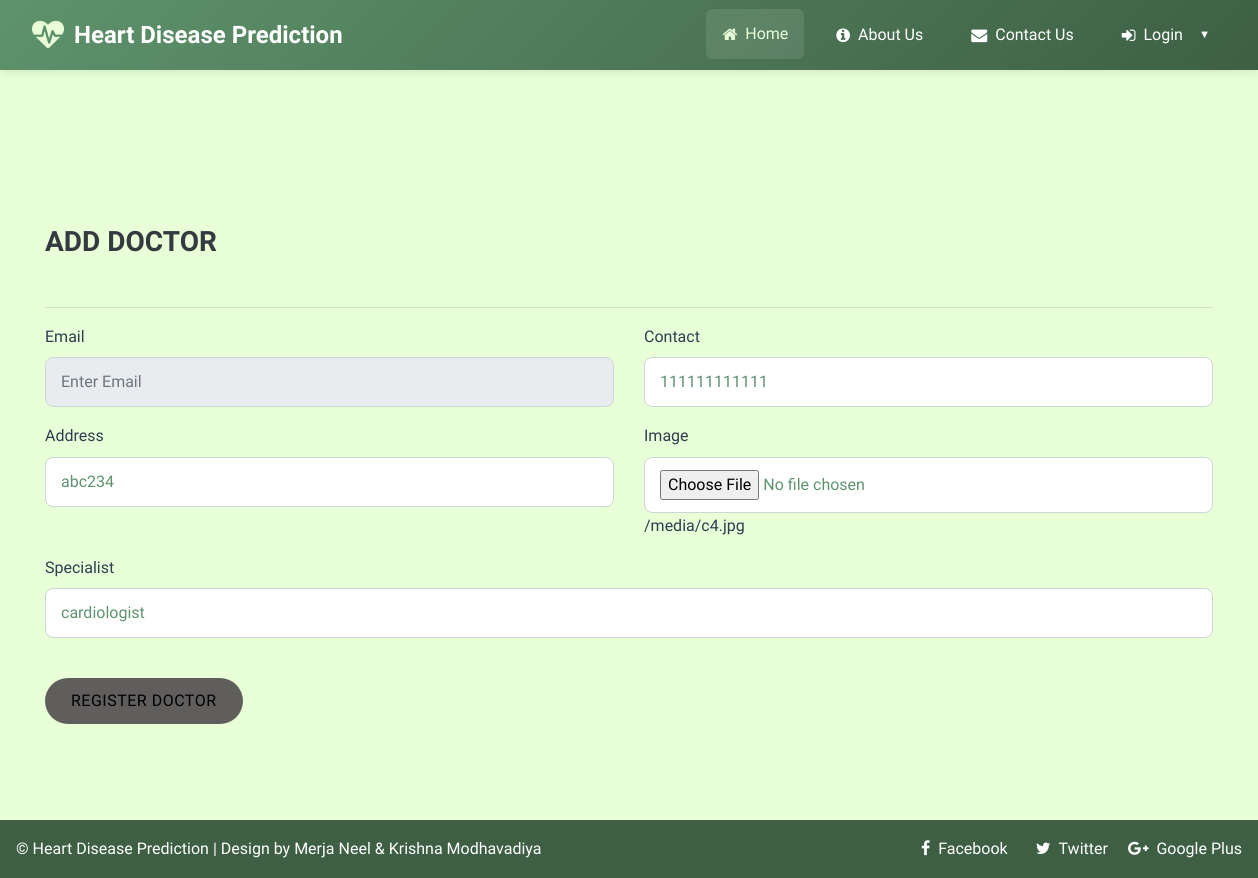
Screenshot of /change_doctor/3/ (signed in) with the database file from the repository.
### health/models.py (models this page shows, shortened)
class Doctor(models.Model):
    status = models.IntegerField(DOCTOR_STATUS, null=True)
    user = models.ForeignKey(User, on_delete=models.CASCADE, null=True)
    contact = models.CharField(max_length=100, null=True)
    address = models.CharField(max_length=100, null=True)
    category = models.CharField(max_length=100, null=True)
    doj = models.DateField(null=True)
    dob = models.DateField(null=True)
    image = models.FileField(null=True)

### health/views.py (the view, shortened to what this page needs)
# urls.py: path('change_doctor/<int:pid>/', add_doctor,name="change_doctor"),
@login_required(login_url="login")
def add_doctor(request,pid=None):
    doctor = None
    if pid:
        doctor = Doctor.objects.get(id=pid)
    d = {"doctor": doctor}
    return render(request, 'add_doctor.html', d)

### health/templates/add_doctor.html (shortened to what this page needs)
{% extends 'index.html' %}
{% load static %}
{% block body %}
	<section class="logins py-5">
		<div class="container py-xl-5 py-lg-3">
			<div class="title-section mb-md-5 mb-4">
				<h6 class="w3ls-title-sub"></h6><br><br>
				<h3 class="w3ls-title text-uppercase text-dark font-weight-bold">Add Doctor</h3>
			</div><hr/>
			<div class="login px-sm-12" style="width:100%">
				<form action="{% if doctor %}/change_doctor/{{doctor.id}}/{% else %}/add_doctor{% endif %}" method="post" enctype="multipart/form-data">
					<div class="form-group row">
						<div class="col-md-6">
						<label>Email</label>
						<input type="email" class="form-control" name="email" placeholder="Enter Email" required="" value="{{doctor.user.email}}" {% if doctor %}readonly{% endif %}>
						</div>
						<div class="col-md-6">
						<label>Contact</label>
						<input type="text" class="form-control" name="contact" placeholder="Enter Contact" required="" value="{{doctor.contact}}">
						</div>
					</div>
					<div class="form-group row">
						<div class="col-md-6">
						<label class="mb-2">Address</label>
						<input type="text" class="form-control" name="address" id="password1" placeholder="Enter Address" required="" value="{{doctor.address}}">
						</div>
						<div class="col-md-6">
						<label>Image</label>
						<input type="file" class="form-control" name="image">
						{% if doctor %}<span>{{doctor.image.url}}</span>{% endif %}
						</div>
					</div>
					<div class="form-group row">
						<div class="col-md-12">
						<label>Specialist</label>
							<input class="form-control" name="category" placeholder="Specialist" value="{{doctor.category}}">
						</div>
					</div>
					<button type="submit" class="btn submit mt-4" style="background-color: #605d5d;">Register Doctor</button>
				</form>
			</div>
		</div>
	</section>
{% endblock %}

### health/static/css/style.css (style rules this page uses)
:root { --primary-color: #3E5F44; --primary-hover: #2d4530; --secondary-color: #93DA97; --accent-color: #5E936C; --text-light: #ffffff; --text-dark: #2c3e50; --bg-light: #f8f9fa; --transition: all 0.3s cubic-bezier(0.25, 0.8, 0.25, 1); --box-shadow: 0 4px 6px rgba(0, 0, 0, 0.1); --box-shadow-hover: 0 8px 15px rgba(0, 0, 0, 0.15); }
* { margin: 0; padding: 0; box-sizing: border-box; }
body { font-family: 'Mukta', sans-serif; line-height: 1.6; color: var(--text-dark); background-color: #f5f7fa; overflow-x: hidden; }
html { scroll-behavior: smooth; }
.btn { padding: 10px 25px; border-radius: 30px; font-weight: 500; letter-spacing: 0.5px; text-transform: uppercase; transition: var(--transition); position: relative; overflow: hidden; z-index: 1; text-decoration: none; display: inline-flex; align-items: center; gap: 0.5rem; }
.btn::before { content: ''; position: absolute; top: 0; left: 0; width: 0; height: 100%; background-color: rgba(255, 255, 255, 0.1); transition: width 0.3s ease; z-index: -1; }
.form-control, .form-select { background-color: #ffffff; border: 1px solid #ced4da; color: #5E936C; border-radius: 8px; padding: 12px 15px; transition: var(--transition); }
.container { max-width: 1200px; margin: 0 auto; padding: 0 1rem; }
.mb-2 { margin-bottom: 20px; }

### health/templates/index.html (style rules this page uses)
:root { --primary-color: #3E5F44; --primary-hover: #2d4530; --secondary-color: #93DA97; --accent-color: #5E936C; --text-light: #ffffff; --text-dark: #2c3e50; --bg-light: #f8f9fa; --transition: all 0.3s cubic-bezier(0.25, 0.8, 0.25, 1); --box-shadow: 0 4px 6px rgba(0, 0, 0, 0.1); --box-shadow-hover: 0 8px 15px rgba(0, 0, 0, 0.15); }
:root { --primary-color: #5E936C; --primary-hover: #3E5F44; --secondary-color: #E8FFD7; --accent-color: #93DA97; --text-color: #2c3e50; --bg-light: #E8FFD7; --card-bg: #ffffff; --card-hover: #f0f0f0; --transition: all 0.3s cubic-bezier(0.25, 0.8, 0.25, 1); --box-shadow: 0 2px 10px rgba(0, 0, 0, 0.1); --box-shadow-hover: 0 5px 15px rgba(0, 0, 0, 0.15); }
body { background-color: var(--bg-light); color: var(--text-color); font-family: 'Mukta', sans-serif; line-height: 1.6; overflow-x: hidden; }
html { scroll-behavior: smooth; }
.form-control, .form-select { background-color: #ffffff; border: 1px solid #ced4da; color: #5E936C; border-radius: 8px; padding: 12px 15px; transition: var(--transition); }
.btn { padding: 10px 25px; border-radius: 30px; font-weight: 500; letter-spacing: 0.5px; text-transform: uppercase; transition: var(--transition); position: relative; overflow: hidden; z-index: 1; }
.btn::before { content: ''; position: absolute; top: 0; left: 0; width: 0; height: 100%; background-color: rgba(255, 255, 255, 0.1); transition: width 0.3s ease; z-index: -1; }

### rows the page displays
Doctor: contact "111111111111", address "abc234", image "/media/c4.jpg", category "cardiologist"
